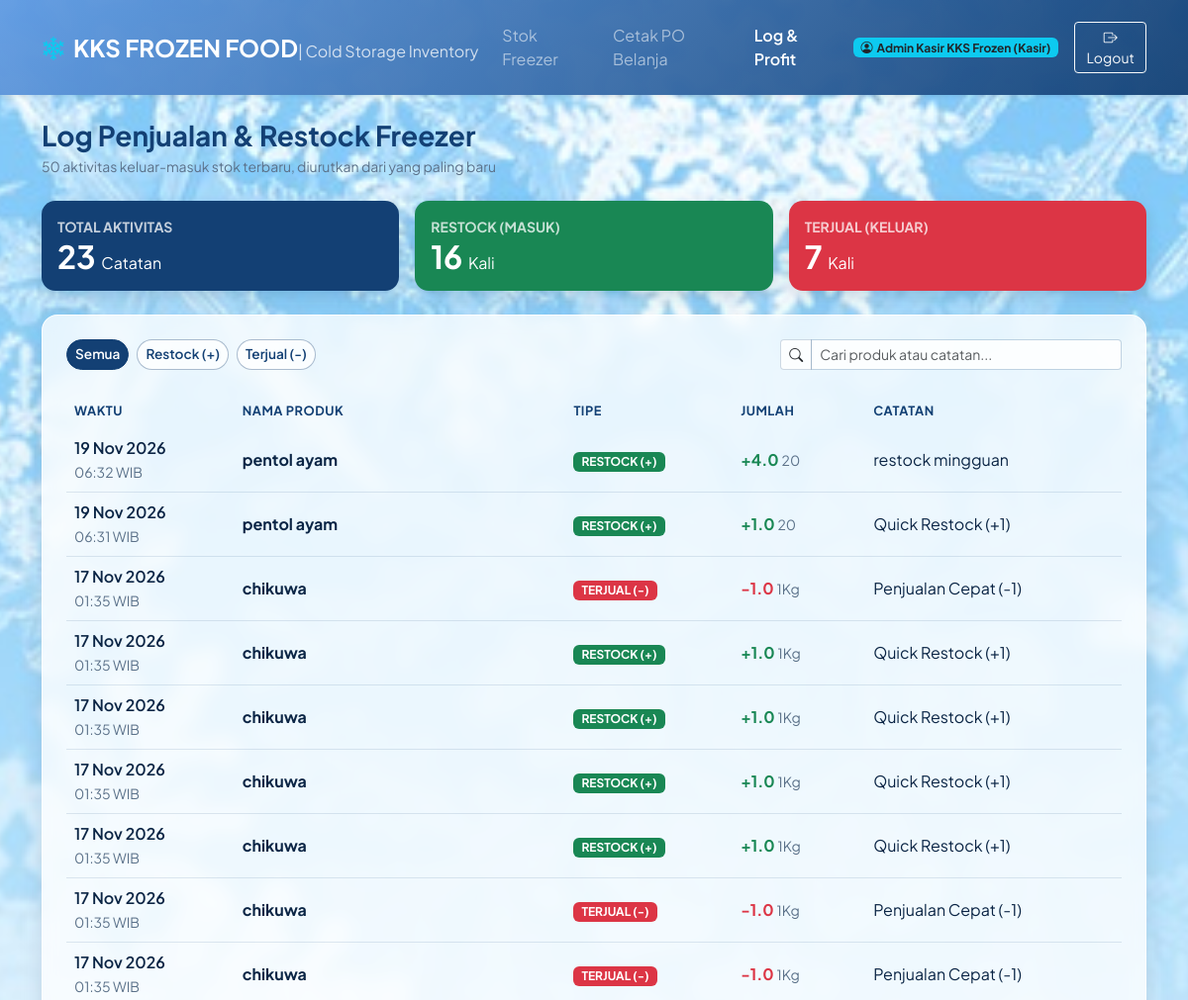
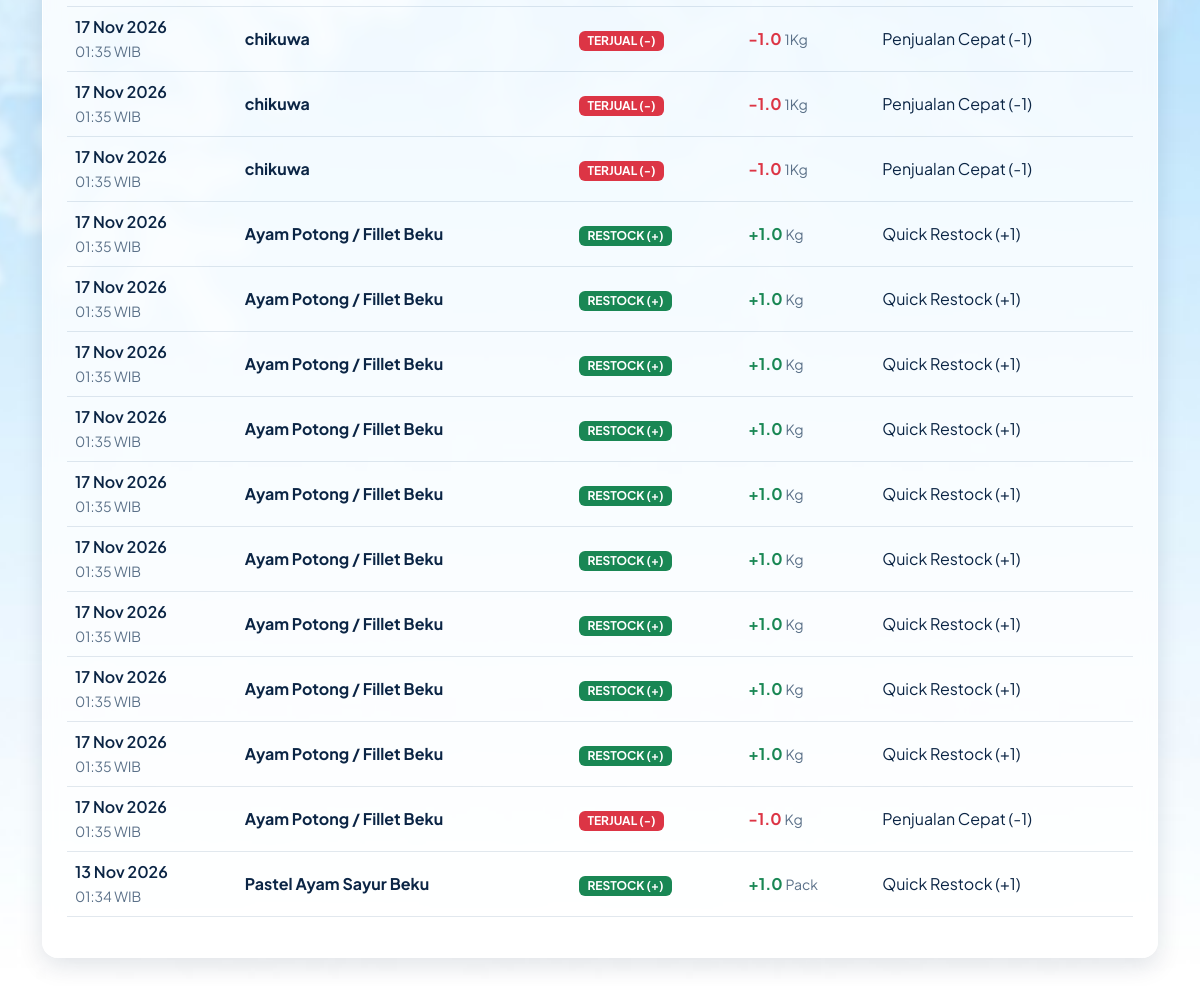
/stok-umkm/tampilan/riwayat.php (signed in), run on the app's committed database (2 pictures, top to bottom).
### tables this page shows
CREATE TABLE `stock_logs` (
  `id` int(11) NOT NULL,
  `inventory_id` int(11) NOT NULL,
  `type` enum('IN','OUT') NOT NULL,
  `quantity` decimal(10,2) NOT NULL,
  `notes` varchar(255) DEFAULT NULL,
  `created_at` timestamp NULL DEFAULT current_timestamp()
);

CREATE TABLE `inventory` (
  `id` int(11) NOT NULL,
  `item_code` varchar(20) NOT NULL,
  `name` varchar(100) NOT NULL,
  `category_id` int(11) NOT NULL,
  `stock` decimal(10,2) NOT NULL DEFAULT 0.00,
  `min_stock` decimal(10,2) NOT NULL DEFAULT 0.00,
  `unit` varchar(20) NOT NULL,
  `avg_daily_usage` decimal(10,2) NOT NULL DEFAULT 0.00,
  `cost_per_unit` decimal(12,2) NOT NULL DEFAULT 0.00,
  `expired_date` date DEFAULT NULL
);

### stok-umkm/tampilan/riwayat.php (the view, shortened to what this page needs)
<?php
require_once 'config.php';
$logs = $conn->query("SELECT l.*, i.name as item_name, i.unit
                      FROM stock_logs l
                      JOIN inventory i ON l.inventory_id = i.id
                      ORDER BY l.created_at DESC LIMIT 50");
$log_list  = [];
$count_in  = 0;
$count_out = 0;
while ($log = $logs->fetch_assoc()) {
    if ($log['type'] === 'IN') { $count_in++; } else { $count_out++; }
    $log_list[] = $log;
}
$total_log = count($log_list);
?>
<!DOCTYPE html>
<html lang="id">
<head>
    <link href="https://cdn.jsdelivr.net/npm/bootstrap@5.3.0/dist/css/bootstrap.min.css" rel="stylesheet">
    <link rel="stylesheet" href="https://cdn.jsdelivr.net/npm/bootstrap-icons@1.10.0/font/bootstrap-icons.css">
</head>
<body>
<nav class="navbar navbar-expand-lg navbar-dark navbar-frozen mb-4 py-3 shadow-sm">
    <div class="container">
        <a class="navbar-brand fw-bold fs-4" href="index.php">
            <i class="bi bi-snow2 text-info me-2"></i>KKS FROZEN FOOD<span class="fs-6 fw-normal opacity-75">| Cold Storage Inventory</span>
        </a>
        <div class="navbar-nav ms-auto d-flex flex-row align-items-center gap-3">
            <a class="nav-link" href="index.php">Stok Freezer</a>
            <a class="nav-link" href="cetak_po.php">Cetak PO Belanja</a>
            <a class="nav-link active fw-semibold" href="riwayat.php">Log & Profit</a>
            <span class="badge bg-info text-dark px-2 py-1">
                <i class="bi bi-person-circle me-1"></i><?= htmlspecialchars($_SESSION['full_name']) ?> (<?= htmlspecialchars($_SESSION['role']) ?>)
            </span>
            <a href="logout.php" class="btn btn-sm btn-outline-light" onclick="return confirm('Keluar dari sistem?')">
                <i class="bi bi-box-arrow-right"></i> Logout
            </a>
        </div>
    </div>
</nav>
<div class="container">
    <div class="mb-4">
        <h3 class="fw-bold mb-1">Log Penjualan & Restock Freezer</h3>
        <p class="text-muted small mb-0">50 aktivitas keluar-masuk stok terbaru, diurutkan dari yang paling baru</p>
    </div>
    <div class="row g-3 mb-4">
        <div class="col-12 col-md-4">
            <div class="card card-stat text-white p-3" style="background-color: var(--ocean-cold);">
                <small class="fw-bold opacity-75">TOTAL AKTIVITAS</small>
                <h2 class="fw-bold mb-0"><?= $total_log ?> <span class="fs-6 fw-normal">Catatan</span></h2>
            </div>
        </div>
        <div class="col-6 col-md-4">
            <div class="card card-stat bg-success text-white p-3">
                <small class="fw-bold opacity-75">RESTOCK (MASUK)</small>
                <h2 class="fw-bold mb-0"><?= $count_in ?> <span class="fs-6 fw-normal">Kali</span></h2>
            </div>
        </div>
        <div class="col-6 col-md-4">
            <div class="card card-stat bg-danger text-white p-3">
                <small class="fw-bold opacity-75">TERJUAL (KELUAR)</small>
                <h2 class="fw-bold mb-0"><?= $count_out ?> <span class="fs-6 fw-normal">Kali</span></h2>
            </div>
        </div>
    </div>
    <div class="table-container mb-5">
        <div class="row g-3 align-items-center mb-4">
            <div class="col-md-8 d-flex flex-wrap gap-2">
                <button type="button" class="btn btn-sm filter-pill btn-primary" data-filter="ALL">Semua</button>
                <button type="button" class="btn btn-sm filter-pill btn-outline-secondary" data-filter="IN">Restock (+)</button>
                <button type="button" class="btn btn-sm filter-pill btn-outline-secondary" data-filter="OUT">Terjual (-)</button>
            </div>
            <div class="col-md-4">
                <div class="input-group input-group-sm">
                    <span class="input-group-text"><i class="bi bi-search"></i></span>
                    <input type="text" id="searchInput" class="form-control" placeholder="Cari produk atau catatan...">
                </div>
            </div>
        </div>
        <div class="table-responsive">
            <table class="table table-hover align-middle" id="logTable">
                <thead>
                    <tr>
                        <th>Waktu</th>
                        <th>Nama Produk</th>
                        <th>Tipe</th>
                        <th>Jumlah</th>
                        <th>Catatan</th>
                    </tr>
                </thead>
                <tbody>
                    <?php if ($total_log > 0): ?>
                        <?php foreach ($log_list as $log): ?>
                        <tr data-type="<?= $log['type'] === 'IN' ? 'IN' : 'OUT' ?>">
                            <td>
                                <div class="fw-semibold"><?= date('d M Y', strtotime($log['created_at'])) ?></div>
                                <small class="text-muted"><?= date('H:i', strtotime($log['created_at'])) ?> WIB</small>
                            </td>
                            <td class="fw-bold"><?= htmlspecialchars($log['item_name']) ?></td>
                            <td>
                                <?php if ($log['type'] == 'IN'): ?>
                                    <span class="badge bg-success px-2 py-1">RESTOCK (+)</span>
                                <?php else: ?>
                                    <span class="badge bg-danger px-2 py-1">TERJUAL (-)</span>
                                <?php endif; ?>
                            </td>
                            <td class="fw-bold <?= $log['type'] == 'IN' ? 'text-success' : 'text-danger' ?>">
                                <?= $log['type'] == 'IN' ? '+' : '-' ?><?= number_format($log['quantity'], 1) ?>
                                <span class="text-muted small fw-normal"><?= htmlspecialchars($log['unit']) ?></span>
                            </td>
                            <td><?= htmlspecialchars($log['notes'] ?: '-') ?></td>
                        </tr>
                        <?php endforeach; ?>
                    <?php else: ?>
                        <tr><td colspan="5" class="text-center text-muted py-5">❄️ Belum ada catatan penjualan atau restock freezer.</td></tr>
                    <?php endif; ?>
                </tbody>
            </table>
        </div>
    </div>
</div>
</body>
</html>

### stok-umkm/tampilan/riwayat.php (style rules this page uses)
:root { --deep-freeze: #619be2; --ocean-cold: #134074; --ice-blue: #00A8E8; --frost-bg: #E4F1FC; --ink: #0B2545; --glass: rgba(255, 255, 255, 0.78); --glass-border: rgba(255, 255, 255, 0.9); }
body { background-color: var(--frost-bg); background-image: url('/stok-umkm/img/Snow.jpg'); background-size: cover; background-position: top center; background-repeat: no-repeat; background-attachment: fixed; font-family: 'Plus Jakarta Sans', sans-serif; color: var(--ink); min-height: 100vh; }
.text-muted { color: #5B7189 !important; }
h3.fw-bold { color: var(--ocean-cold); }
.navbar-frozen { background: linear-gradient(135deg, rgba(97, 155, 226, 0.95), rgba(19, 64, 116, 0.95)); backdrop-filter: blur(6px); }
.card-stat { border: none; border-radius: 14px; box-shadow: 0 6px 16px rgba(11, 37, 69, 0.15); }
.table-container { background: var(--glass); -webkit-backdrop-filter: blur(8px); backdrop-filter: blur(8px); border-radius: 16px; padding: 24px; box-shadow: 0 8px 24px rgba(11, 37, 69, 0.12); border: 1px solid var(--glass-border); }
.table-container .table, .table-container .table td, .table-container .table th { background-color: transparent !important; --bs-table-bg: transparent !important; --bs-table-hover-bg: rgba(97, 155, 226, 0.12); --bs-table-color: var(--ink); border-color: rgba(19, 64, 116, 0.12); }
.table thead th { background-color: rgba(214, 232, 250, 0.9) !important; color: var(--ocean-cold); border-bottom: none; font-size: 0.8rem; text-transform: uppercase; letter-spacing: 0.5px; }
.table thead th:first-child { border-top-left-radius: 8px; border-bottom-left-radius: 8px; }
.table thead th:last-child { border-top-right-radius: 8px; border-bottom-right-radius: 8px; }
.filter-pill { border-radius: 20px; font-size: 0.85rem; font-weight: 600; }
.filter-pill.btn-outline-secondary { background-color: rgba(255, 255, 255, 0.75); color: var(--ocean-cold); border-color: rgba(19, 64, 116, 0.35); }
.filter-pill.btn-primary { background-color: var(--ocean-cold); border-color: var(--ocean-cold); }
.input-group .form-control, .input-group .input-group-text { background-color: rgba(255, 255, 255, 0.85); border-color: rgba(19, 64, 116, 0.2); }

### data on the page
stock_logs: created_at "19 Nov 2026", created_at "06:32", inventory.name "pentol ayam", type "RESTOCK (+)", quantity "4.0", inventory.unit "20", notes "restock mingguan"
stock_logs: created_at "19 Nov 2026", created_at "06:31", inventory.name "pentol ayam", type "RESTOCK (+)", quantity "1.0", inventory.unit "20", notes "Quick Restock (+1)"
stock_logs: created_at "17 Nov 2026", created_at "01:35", inventory.name "chikuwa", type "TERJUAL (-)", quantity "1.0", inventory.unit "1Kg", notes "Penjualan Cepat (-1)"
stock_logs: created_at "17 Nov 2026", created_at "01:35", inventory.name "chikuwa", type "RESTOCK (+)", quantity "1.0", inventory.unit "1Kg", notes "Quick Restock (+1)"
stock_logs: created_at "17 Nov 2026", created_at "01:35", inventory.name "chikuwa", type "RESTOCK (+)", quantity "1.0", inventory.unit "1Kg", notes "Quick Restock (+1)"
stock_logs: created_at "17 Nov 2026", created_at "01:35", inventory.name "chikuwa", type "RESTOCK (+)", quantity "1.0", inventory.unit "1Kg", notes "Quick Restock (+1)"
stock_logs: created_at "17 Nov 2026", created_at "01:35", inventory.name "chikuwa", type "RESTOCK (+)", quantity "1.0", inventory.unit "1Kg", notes "Quick Restock (+1)"
stock_logs: created_at "17 Nov 2026", created_at "01:35", inventory.name "chikuwa", type "TERJUAL (-)", quantity "1.0", inventory.unit "1Kg", notes "Penjualan Cepat (-1)"
stock_logs: created_at "17 Nov 2026", created_at "01:35", inventory.name "chikuwa", type "TERJUAL (-)", quantity "1.0", inventory.unit "1Kg", notes "Penjualan Cepat (-1)"
stock_logs: created_at "17 Nov 2026", created_at "01:35", inventory.name "chikuwa", type "TERJUAL (-)", quantity "1.0", inventory.unit "1Kg", notes "Penjualan Cepat (-1)"
stock_logs: created_at "17 Nov 2026", created_at "01:35", inventory.name "chikuwa", type "TERJUAL (-)", quantity "1.0", inventory.unit "1Kg", notes "Penjualan Cepat (-1)"
stock_logs: created_at "17 Nov 2026", created_at "01:35", inventory.name "chikuwa", type "TERJUAL (-)", quantity "1.0", inventory.unit "1Kg", notes "Penjualan Cepat (-1)"
stock_logs: created_at "17 Nov 2026", created_at "01:35", inventory.name "Ayam Potong / Fillet Beku", type "RESTOCK (+)", quantity "1.0", inventory.unit "Kg", notes "Quick Restock (+1)"
stock_logs: created_at "17 Nov 2026", created_at "01:35", inventory.name "Ayam Potong / Fillet Beku", type "RESTOCK (+)", quantity "1.0", inventory.unit "Kg", notes "Quick Restock (+1)"
stock_logs: created_at "17 Nov 2026", created_at "01:35", inventory.name "Ayam Potong / Fillet Beku", type "RESTOCK (+)", quantity "1.0", inventory.unit "Kg", notes "Quick Restock (+1)"
stock_logs: created_at "17 Nov 2026", created_at "01:35", inventory.name "Ayam Potong / Fillet Beku", type "RESTOCK (+)", quantity "1.0", inventory.unit "Kg", notes "Quick Restock (+1)"
stock_logs: created_at "17 Nov 2026", created_at "01:35", inventory.name "Ayam Potong / Fillet Beku", type "RESTOCK (+)", quantity "1.0", inventory.unit "Kg", notes "Quick Restock (+1)"
stock_logs: created_at "17 Nov 2026", created_at "01:35", inventory.name "Ayam Potong / Fillet Beku", type "RESTOCK (+)", quantity "1.0", inventory.unit "Kg", notes "Quick Restock (+1)"
stock_logs: created_at "17 Nov 2026", created_at "01:35", inventory.name "Ayam Potong / Fillet Beku", type "RESTOCK (+)", quantity "1.0", inventory.unit "Kg", notes "Quick Restock (+1)"
stock_logs: created_at "17 Nov 2026", created_at "01:35", inventory.name "Ayam Potong / Fillet Beku", type "RESTOCK (+)", quantity "1.0", inventory.unit "Kg", notes "Quick Restock (+1)"
stock_logs: created_at "17 Nov 2026", created_at "01:35", inventory.name "Ayam Potong / Fillet Beku", type "RESTOCK (+)", quantity "1.0", inventory.unit "Kg", notes "Quick Restock (+1)"
stock_logs: created_at "17 Nov 2026", created_at "01:35", inventory.name "Ayam Potong / Fillet Beku", type "TERJUAL (-)", quantity "1.0", inventory.unit "Kg", notes "Penjualan Cepat (-1)"
stock_logs: created_at "13 Nov 2026", created_at "01:34", inventory.name "Pastel Ayam Sayur Beku", type "RESTOCK (+)", quantity "1.0", inventory.unit "Pack", notes "Quick Restock (+1)"

### other printed values
$_SESSION['full_name'] "Admin Kasir KKS Frozen"
$_SESSION['role'] "Kasir"
$total_log "23"
$count_in "16"
$count_out "7"
